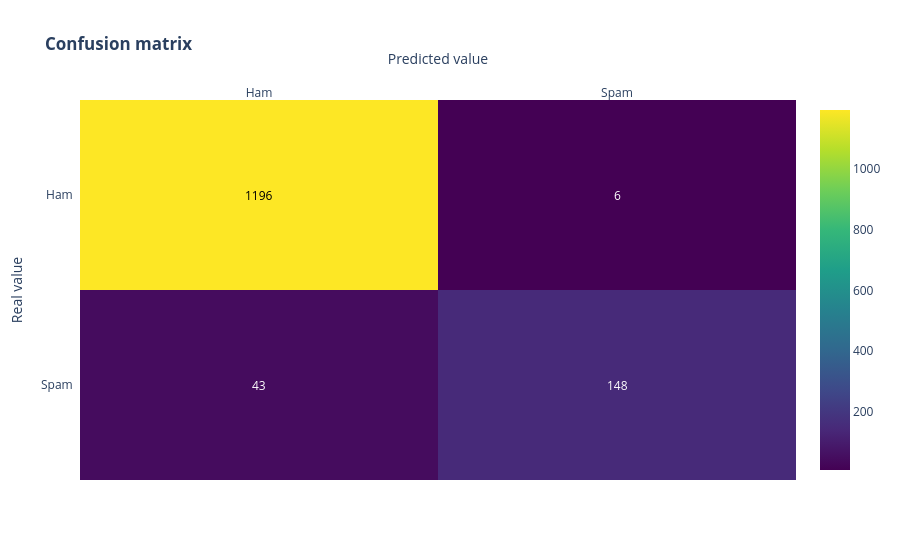

The code cell stored with this chart in its notebook:
### Code cell
# Fit the pipeline with the data
pipe.fit(x_train, y_train)

y_pred_class = pipe.predict(x_test)
y_pred_train = pipe.predict(x_train)

print('Train: {}'.format(metrics.accuracy_score(y_train, y_pred_train)))
print('Test: {}'.format(metrics.accuracy_score(y_test, y_pred_class)))

conf_matrix(metrics.confusion_matrix(y_test, y_pred_class))

### Figure 1 — Plotly figure (JSON) as saved in the notebook; plotly's stock layout.template omitted (floating-point values rounded to 4 significant figures)
{"data": [{"colorscale": [[0, "#440154"], [0.1111, "#482878"], [0.2222, "#3e4989"], [0.3333, "#31688e"], [0.4444, "#26828e"], [0.5556, "#1f9e89"], [0.6667, "#35b779"], [0.7778, "#6ece58"], [0.8889, "#b5de2b"], [1, "#fde725"]], "reversescale": false, "showscale": true, "type": "heatmap", "x": ["Ham", "Spam"], "y": ["Spam", "Ham"], "z": [[43, 148], [1196, 6]]}], "layout": {"annotations": [{"font": {"color": "#FFFFFF"}, "showarrow": false, "text": "43", "x": "Ham", "xref": "x", "y": "Spam", "yref": "y"}, {"font": {"color": "#FFFFFF"}, "showarrow": false, "text": "148", "x": "Spam", "xref": "x", "y": "Spam", "yref": "y"}, {"font": {"color": "#000000"}, "showarrow": false, "text": "1196", "x": "Ham", "xref": "x", "y": "Ham", "yref": "y"}, {"font": {"color": "#FFFFFF"}, "showarrow": false, "text": "6", "x": "Spam", "xref": "x", "y": "Ham", "yref": "y"}], "title": {"text": "<b>Confusion matrix</b>"}, "xaxis": {"dtick": 1, "gridcolor": "rgb(0, 0, 0)", "side": "top", "ticks": "", "title": {"text": "Predicted value"}}, "yaxis": {"dtick": 1, "ticks": "", "ticksuffix": "  ", "title": {"text": "Real value"}}}}
